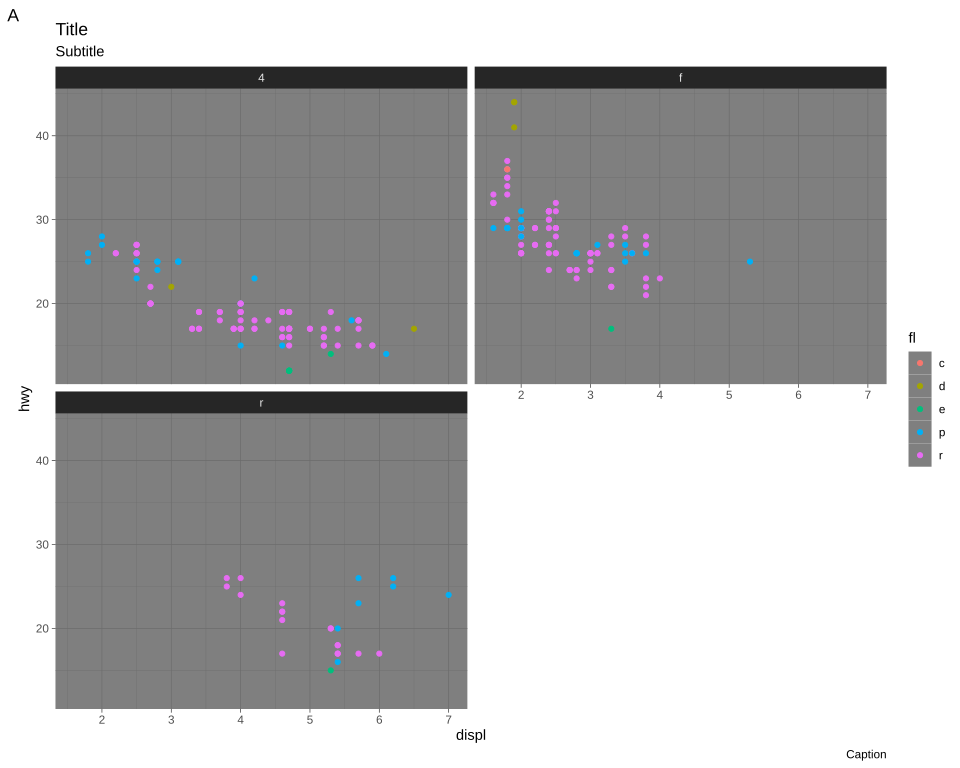

Generate this figure with R:
# The plot test/golden/theme_dark.svg draws, drawn by ggplot2 itself, as ggplot2's own visual
# tests draw their snapshots: the independent check on that golden whenever it changes. The suite
# never runs this; it needs R, ggplot2 and vdiffr, saved as the Docker image
# giggly-r:ggplot2-4.0.3. From the repository's root:
#
#   docker run --rm -v "$PWD/test/golden":/golden:ro giggly-r:ggplot2-4.0.3 \
#     Rscript /golden/theme_dark.R > theme_dark.ggplot2.svg
#
# and compare the two drawings element by element, as test/golden/point.R describes.
#
# mpg's highway mileage against engine size, coloured by fuel, a panel for each drive, in
# theme_dark(): each panel mid grey, and so is each legend key, its grid lines darker grey and half
# a line wide, the minor ones a quarter, the ticks half a line wide, and each strip near black with
# near-white labels.
#
# First checked with ggplot2 4.0.3 and vdiffr 1.0.9: every element and clip path matches, in
# ggplot2's order.

library(ggplot2)

plot <- ggplot(mpg, aes(displ, hwy, colour = fl)) +
  geom_point() +
  facet_wrap(~drv, ncol = 2) +
  labs(title = "Title", subtitle = "Subtitle", caption = "Caption", tag = "A") +
  theme_dark()

file <- tempfile(fileext = ".svg")
vdiffr::write_svg(plot, file)
cat(readLines(file), sep = "\n")
